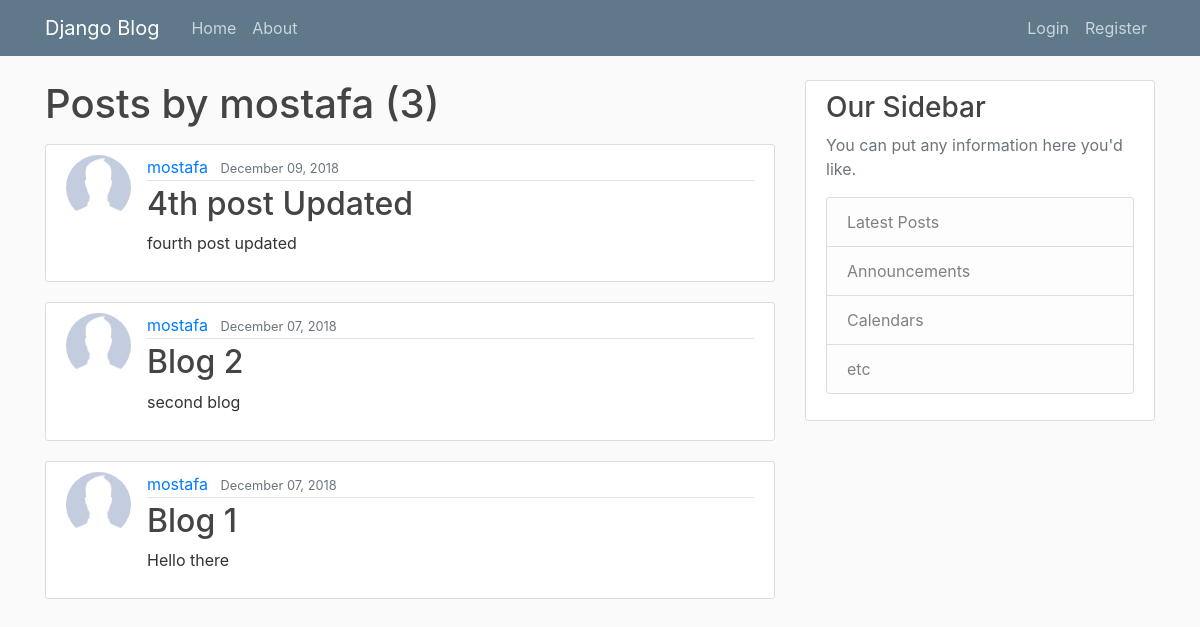
/user/mostafa, run on the app's committed database.
### blog/models.py (models this page shows, shortened)
class Post(models.Model):
    title = models.CharField(max_length=100)
    content = models.TextField()
    date_posted = models.DateTimeField(default=timezone.now)
    author = models.ForeignKey(User, on_delete=models.CASCADE)

### users/models.py (models this page shows, shortened)
class Profile(models.Model):
    user=models.OneToOneField(User,on_delete=models.CASCADE)
    image= models.ImageField(default='default.jpg', upload_to='profile_pics')

### blog/views.py (the view)
# urls.py: path('user/<str:username>', UserPostListView.as_view(), name='user-posts'),
class UserPostListView(ListView):
    model = Post
    template_name = 'blog/user_posts.html'
    context_object_name = 'posts'
    paginate_by = 5
    def get_queryset(self):
        user = get_object_or_404(User, username=self.kwargs.get('username'))
        return Post.objects.filter(author=user).order_by('-date_posted')

### blog/templates/blog/user_posts.html (shortened to what this page needs)
{% extends "blog/base.html" %}
{% block content %}
    <h1 class="mb-3">Posts by {{ view.kwargs.username }} ({{ page_obj.paginator.count }})</h1>
    {% for post in posts %}
        <article class="media content-section">
          <img class="rounded-circle article-img" src="{{ post.author.profile.image.url }}">
          <div class="media-body">
            <div class="article-metadata">
              <a class="mr-2" href="{% url 'user-posts' post.author.username %}">{{ post.author }}</a>
              <small class="text-muted">{{ post.date_posted|date:"F d, Y" }}</small>
            </div>
            <h2><a class="article-title" href="{% url 'post-detail' post.id %}">{{ post.title }}</a></h2>
            <p class="article-content">{{ post.content }}</p>
          </div>
        </article>
    {% endfor %}
{% endblock content %}

### blog/templates/blog/base.html (shortened to what this page needs)
{% load static %}
<!DOCTYPE html>
<html>
<head>
    <link rel="stylesheet" href="https://maxcdn.bootstrapcdn.com/bootstrap/4.0.0/css/bootstrap.min.css">
    <link rel="stylesheet" type="text/css" href="{% static 'blog/main.css' %}">
</head>
<body>
    <header class="site-header">
      <nav class="navbar navbar-expand-md navbar-dark bg-steel fixed-top">
        <div class="container">
          <a class="navbar-brand mr-4" href="{% url 'blog-home' %}">Django Blog</a>
          <div class="collapse navbar-collapse" id="navbarToggle">
            <div class="navbar-nav mr-auto">
              <a class="nav-item nav-link" href="{% url 'blog-home' %}">Home</a>
              <a class="nav-item nav-link" href="{% url 'blog-about' %}">About</a>
            </div>
            <div class="navbar-nav">
              {% if user.is_authenticated %}
                <a class="nav-item nav-link" href="{% url 'post-create' %}">New Post</a>
                <a class="nav-item nav-link" href="{% url 'profile' %}">Profile</a>
                <a class="nav-item nav-link" href="{% url 'logout' %}">Logout</a>
              {% else %}
                <a class="nav-item nav-link" href="{% url 'login' %}">Login</a>
                <a class="nav-item nav-link" href="{% url 'register' %}">Register</a>
              {% endif %}
            </div>
          </div>
        </div>
      </nav>
    </header>
    <main role="main" class="container">
      <div class="row">
        <div class="col-md-8">
          {% block content %}{% endblock %}
        </div>
        <div class="col-md-4">
          <div class="content-section">
            <h3>Our Sidebar</h3>
            <p class='text-muted'>You can put any information here you'd like.
              <ul class="list-group">
                <li class="list-group-item list-group-item-light">Latest Posts</li>
                <li class="list-group-item list-group-item-light">Announcements</li>
                <li class="list-group-item list-group-item-light">Calendars</li>
                <li class="list-group-item list-group-item-light">etc</li>
              </ul>
            </p>
          </div>
        </div>
      </div>
    </main>
</body>
</html>

### blog/static/blog/main.css (style rules this page uses)
body { background: #fafafa; color: #333333; margin-top: 5rem; }
h1, h2, h3, h4, h5, h6 { color: #444444; }
ul { margin: 0; }
.bg-steel { background-color: #5f788a; }
.site-header .navbar-nav .nav-link { color: #cbd5db; }
.content-section { background: #ffffff; padding: 10px 20px; border: 1px solid #dddddd; border-radius: 3px; margin-bottom: 20px; }
.article-title { color: #444444; }
.article-content { white-space: pre-line; }
.article-img { height: 65px; width: 65px; margin-right: 16px; }
.article-metadata { padding-bottom: 1px; margin-bottom: 4px; border-bottom: 1px solid #e3e3e3 }

### data on the page
Post: author.profile.image (placeholder picture), author "mostafa", date_posted "December 09, 2018", title "4th post Updated", content "fourth post updated"
Post: author.profile.image (placeholder picture), author "mostafa", date_posted "December 07, 2018", title "Blog 2", content "second blog"
Post: author.profile.image (placeholder picture), author "mostafa", date_posted "December 07, 2018", title "Blog 1", content "Hello there"

### other printed values
{{ view.kwargs.username }} "mostafa"
{{ page_obj.paginator.count }} "3"
